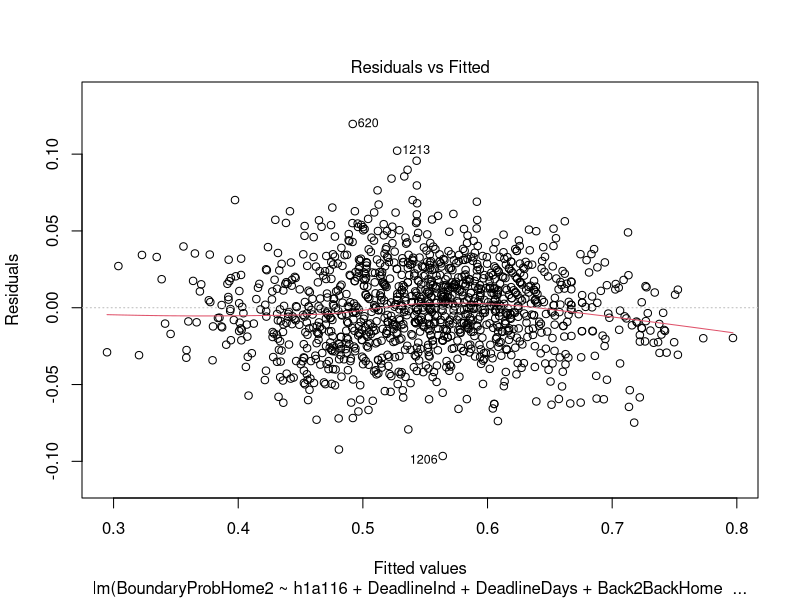
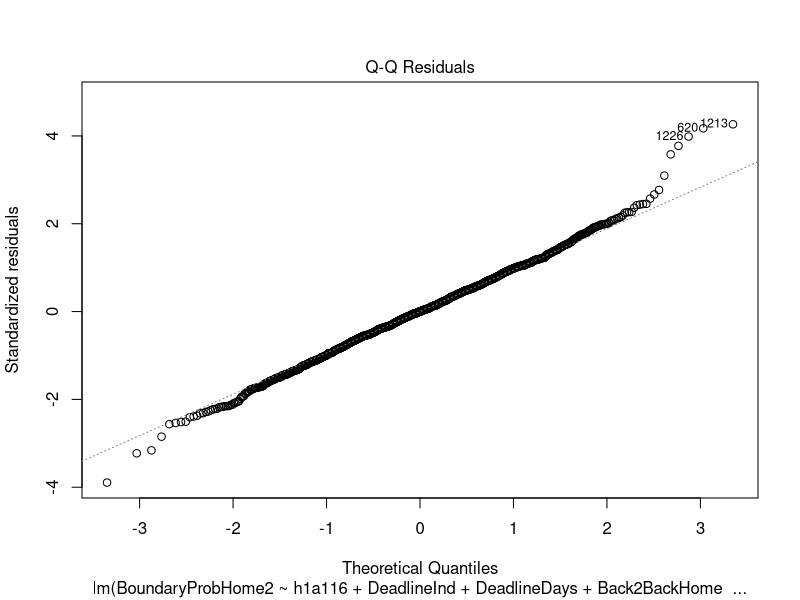
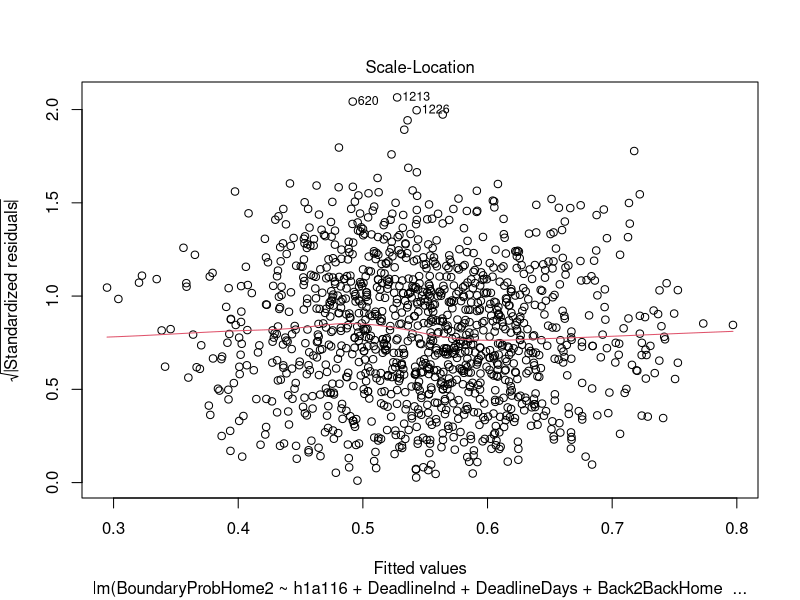
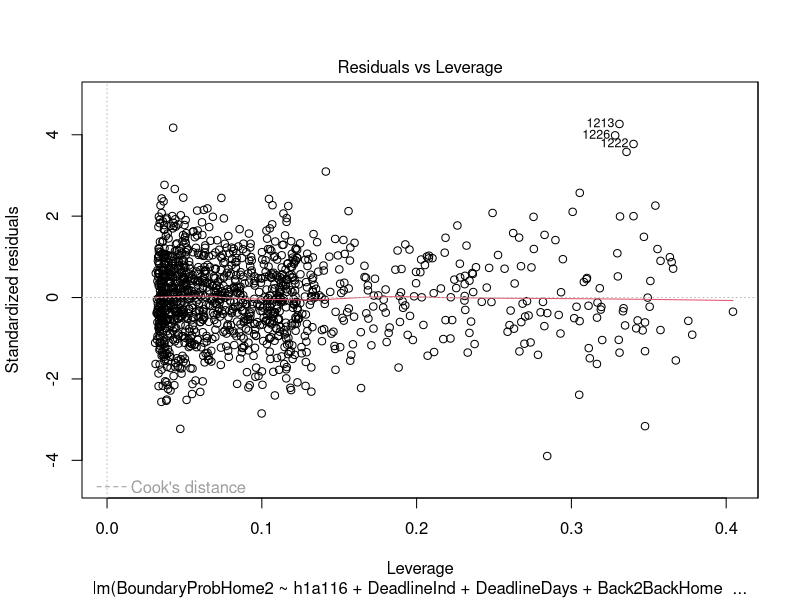
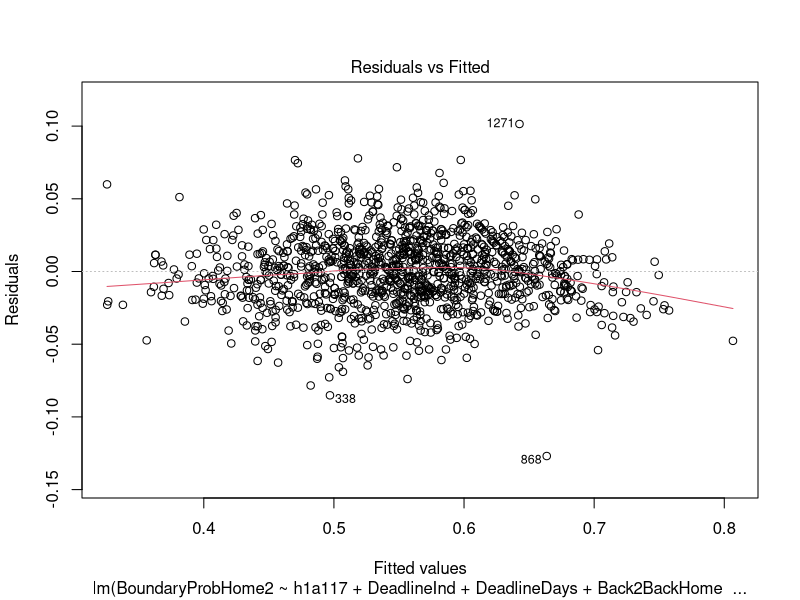
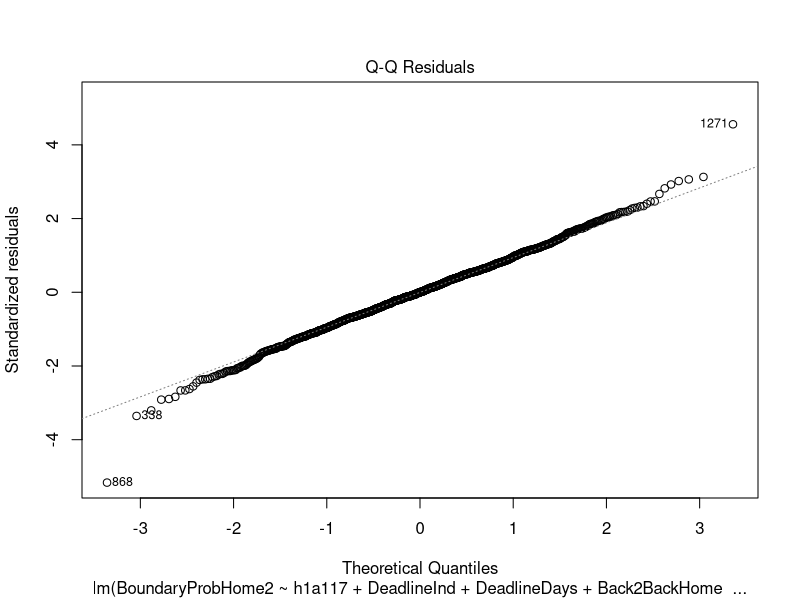
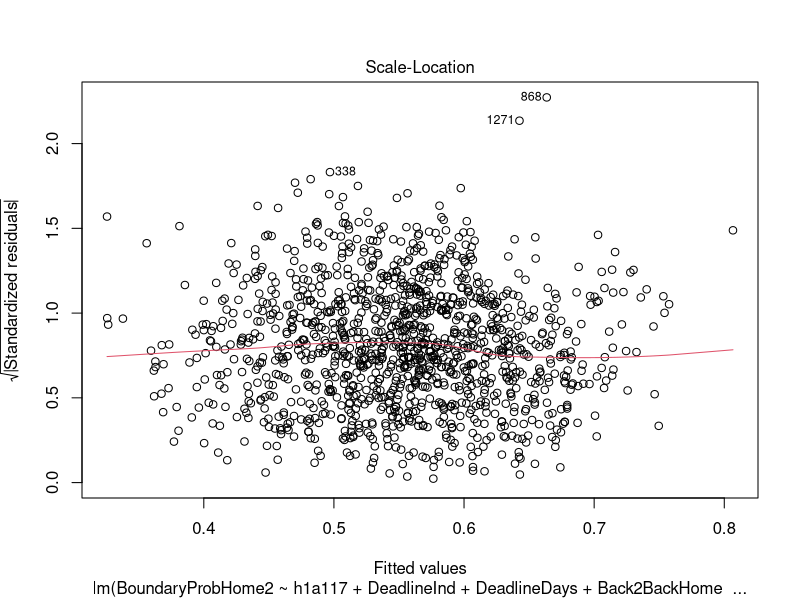
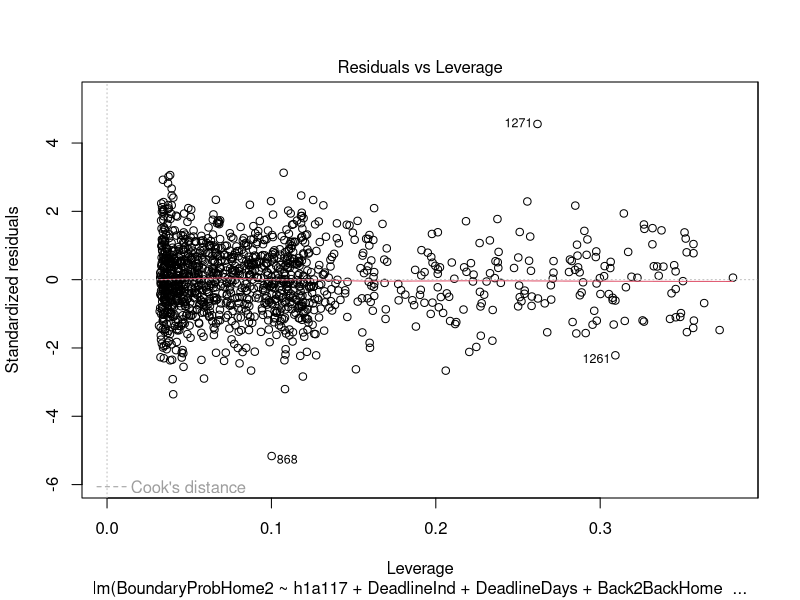

Here is the R script that generated these plots, in order:
library(tidyverse)
library(broom)
library(glmnet)


## 2016-2017
nhl_2016 <- readxl::read_xlsx("data/nhl odds 2016-17 (1).xlsx")

# trade deadline and date indicator variables
nhl_2016 <-
  nhl_2016 %>%
  mutate(Deadline = as.numeric(Date %in% c(301:611)),
         Year = as.numeric(Date %in% c(101:611)))

# adding date variable
nhl_2016 <- 
  nhl_2016 %>%
  mutate(Date = ifelse(Year == 0, paste(16, Date, sep = ""),
                       paste(17, Date, sep = "0")))

# convert date into a "date"
nhl_2016 <-
  nhl_2016 %>%
  mutate(Date = lubridate::ymd(Date))

# taking out playoff games
nhl_2016 <-
  nhl_2016 %>%
  filter(Date < "2017-4-12")

# making ID variable for game
nhl_2016$ID <- seq.int(nrow(nhl_2016))
nhl_2016 <-
  nhl_2016 %>%
  mutate(ID = as.integer(ID),
         ID = ID / 2,
         ID = ceiling(ID))

# indicator variable for days since trade deadline
nhl_2016 <-
  nhl_2016 %>%
  mutate(Deadline2 = Date - lubridate::ymd(20170301))

# indicator variable for whether a team played the day before
nhl_2016 <-
  nhl_2016 %>%
  group_by(Team) %>%
  mutate(Game = (c(1, diff(Date) > 1)))

# make data wider - each row is one game
nhl_2016_home<- nhl_2016 %>%
  filter(VH=="H")
nhl_2016_away<-nhl_2016 %>%
  filter(VH=="V")
nhl_2016_wide<-bind_cols(nhl_2016_home,nhl_2016_away)

# tidy wider data
nhl_2016_wide <- 
  nhl_2016_wide[, c(1, 2, 23, 21, 3, 4, 
                    25, 5, 26, 6, 27, 7, 
                    28, 8, 29, 9, 30, 10, 
                    31, 11, 32, 12, 33, 13, 
                    34, 14, 35, 15, 36, 16, 
                    37, 17, 18, 19, 20, 22, 
                    24, 38, 39, 40, 41, 42)]

nhl_2016_neat <- 
  nhl_2016_wide[-c(5, 25, 28, 36:41)]

nhl_2016_neat <-
  nhl_2016_neat %>%
  rename("Date" = Date...1,
         "Rot Home Team" = Rot...2,
         "Back2Back Home" = Game...21,
         "HomeTeam" =Team...4,
         "1st Home Team Goals" = `1st...5`,
         "2nd Home Team Goals" = `2nd...6`,
         "3rd Home Team Goals" = `3rd...7`,
         "FinalHome" = Final...8,
         "Open Home Team" = Open...9,
         "CloseHomeTeam" = Close...10,
         "Puck Line Home Team" = `Puck Line...11`,
         "Open OU" = `Open OU...13`,
         "Close OU" = `Close OU...36`,
         "DeadlineInd" = Deadline...17,
         "Year" = Year...18,
         "Game ID" = ID...19,
         "DeadlineDays" = Deadline2...20,
         "Rot Away Team" = Rot...23,
         "AwayTeam" =Team...25,
         "1st Away Team Goals" = `1st...26`,
         "2nd Away Team Goals" = `2nd...27`,
         "3rd Away Team Goals" = `3rd...28`,
         "FinalAway" = Final...29,
         "Open Away Team" = Open...30,
         "CloseAwayTeam" = Close...31,
         "Puck Line Away Team" = `Puck Line...32`,
         "Back2Back Away" = Game...42
  )

# market probabilities
nhl_2016_neat <-
  nhl_2016_neat %>%
  mutate(BoundaryProbHome = ifelse(CloseHomeTeam >= 100, 100/(CloseHomeTeam + 100),
                                   abs(CloseHomeTeam) / (100 + abs(CloseHomeTeam)))) 

nhl_2016_neat <-
  nhl_2016_neat %>%
  mutate(BoundaryProbAway = ifelse(CloseAwayTeam >= 100, 100/(CloseAwayTeam + 100),
                                   abs(CloseAwayTeam) / (100 + abs(CloseAwayTeam)))) 

nhl_2016 <- 
  nhl_2016 %>%
  mutate(BoundaryProb = ifelse(Close >= 100, 100/(Close + 100),
                               abs(Close) / (100 + abs(Close)))) 

nhl_2016_neat <-
  nhl_2016_neat %>%
  mutate(BoundaryProbHome2 = BoundaryProbHome / (BoundaryProbHome + BoundaryProbAway),
         BoundaryProbAway2 = BoundaryProbAway / (BoundaryProbAway + BoundaryProbHome))

# fixing back to back
nhl_2016_neat <-
  nhl_2016_neat %>%
  mutate(Back2BackHome = ifelse(`Back2Back Home` == 0, 1, 0),
         Back2BackAway = ifelse(`Back2Back Away` == 0, 1, 0))

# making model matrix for home team effect
h116 = model.matrix(~-1+nhl_2016_neat$HomeTeam)
a116 = model.matrix(~-1+nhl_2016_neat$AwayTeam)
h1a116 = h116-a116
h1a1_df16 <- as.data.frame(h1a116)
h1a1_df16 <-
  h1a1_df16 %>%
  mutate(ID = row_number())

# linear model
nhl_2016_neat <-
  nhl_2016_neat %>%
  mutate(DeadlineDays = as.numeric(DeadlineDays))

homeandaway_lm16 <- lm(BoundaryProbHome2 ~ h1a116 + 
                         DeadlineInd + DeadlineDays +
                         Back2BackHome + Back2BackAway +
                         h1a116 * DeadlineInd + 
                         h1a116 * DeadlineDays + 
                         h1a116 * DeadlineInd * DeadlineDays,
                       data = nhl_2016_neat)

summary(homeandaway_lm16)

plot(homeandaway_lm16)

# Calculating who won/lost trade deadline: Lasso
tidy_coef16 <- tidy(homeandaway_lm16)
# constructing lasso model
nhl_2016_neat <- 
  nhl_2016_neat %>%
  mutate(ID = row_number())

model_subset16 <-
  nhl_2016_neat %>%
  select("BoundaryProbHome2", "DeadlineInd",
         "DeadlineDays", "ID", "Back2BackHome",
         "Back2BackAway")

model_subset16 <-
  left_join(model_subset16, h1a1_df16, by = "ID")

model_subset16 <- subset(model_subset16, select = -ID)

# using model.matrix() function
model_y16 <-
  model_subset16$BoundaryProbHome2

model_x16 <- model.matrix(BoundaryProbHome2 ~ 
                            h1a116 + DeadlineInd + 
                            DeadlineDays + Back2BackHome +
                            Back2BackAway +
                            h1a116 * DeadlineInd + 
                            h1a116 * DeadlineDays + 
                            h1a116 * DeadlineInd * DeadlineDays,
                          data = model_subset16)[,-1]

# Lasso regression
fit_lasso_cv16 <- cv.glmnet(model_x16, model_y16, 
                            alpha = 1)

# finding who won/lost the trade deadline LASSO
tidy_coeffs16 <- coef(fit_lasso_cv16, s = "lambda.1se")
tidy_lasso_coef16 <- data.frame(name = tidy_coeffs16@Dimnames[[1]][tidy_coeffs16@i + 1], 
                                coefficient = tidy_coeffs16@x)

# cleaning to get coefficients
tidy_lasso_coef16 <- 
  rename(tidy_lasso_coef16, term = name)

tidy_lasso_coef16_tot <- left_join(tidy_coef16, tidy_lasso_coef16, by = "term")
tidy_lasso_coef16_2 <- tidy_lasso_coef16_tot[-c(2:5)] 
tidy_lasso_coef16_2[is.na(tidy_lasso_coef16_2)] = 0

# transposing df
tidy_lasso_coef16_2 <- t(tidy_lasso_coef16_2)
tidy_lasso_coef16_2 <- as.data.frame(tidy_lasso_coef16_2)

# tidying names
names(tidy_lasso_coef16_2) <- tidy_lasso_coef16_2[1,]
tidy_lasso_coef16_2 <- tidy_lasso_coef16_2[-1,]

# split by coefficients
hometeams <- tidy_lasso_coef16_2 %>%
  select(1:31)
deadlineind <- tidy_lasso_coef16_2 %>%
  select(DeadlineInd, 36:65)
deadlinedays <- tidy_lasso_coef16_2 %>%
  select(DeadlineDays, 66:95)
interaction <- tidy_lasso_coef16_2 %>%
  select(96:126)

# making data longer
hometeams2 <- gather(hometeams, Team, intercept, 2:31)
deadlineind2 <- gather(deadlineind, Team, deadline_indicator, 2:31)
deadlinedays2 <- gather(deadlinedays, Team, deadline_days, 2:31)
interaction2 <- gather(interaction, Team, deadline_interaction, 2:31)

# binding data set together
tidy_lasso_coef16_3 <- cbind(hometeams2, deadlineind2, deadlinedays2, interaction2)
tidy_lasso_coef16_3$Back2BackHome = tidy_lasso_coef16_2$Back2BackHome
tidy_lasso_coef16_3$Back2BackAway = tidy_lasso_coef16_2$Back2BackAway


# setting NAs to 0
tidy_lasso_coef16_3[is.na(tidy_lasso_coef16_3)] <- 0

# tidying
tidy_lasso_coef16_clean <- tidy_lasso_coef16_3[,-c(5,8,11)]
names(tidy_lasso_coef16_clean)[1] <- "main_intercept"

tidy_lasso_coef16_clean<-
  tidy_lasso_coef16_clean %>%
  mutate(
    main_intercept = as.numeric(main_intercept),
    intercept = as.numeric(intercept),
    DeadlineInd = as.numeric(DeadlineInd),
    deadline_indicator = as.numeric(deadline_indicator),
    DeadlineDays = as.numeric(DeadlineDays),
    deadline_days = as.numeric(deadline_days),
    `DeadlineInd:DeadlineDays` = as.numeric(`DeadlineInd:DeadlineDays`),
    deadline_interaction = as.numeric(deadline_interaction),
  )

tidy_lasso_coef16_fin <-
  tidy_lasso_coef16_clean %>%
  mutate(
    beforedeadline = main_intercept + intercept,
    atdeadline = main_intercept + intercept + (DeadlineInd + deadline_indicator),
    predictedend = main_intercept + intercept + (DeadlineInd + deadline_indicator) + 40 * (DeadlineDays + deadline_days + `DeadlineInd:DeadlineDays` + deadline_interaction),
    firstlinepredictedend = main_intercept + intercept + 40 * (DeadlineDays + deadline_days),
    diffat0 = atdeadline - beforedeadline,
    diffat40 = predictedend - firstlinepredictedend
  )


# saving data frame of coefficients and neat data
write.csv(tidy_lasso_coef16_fin, "data/coefs2016.csv")
write.csv(nhl_2016_neat, "data/nhl_2016_neat.csv")

# creating a "model" dataset including home team effect and Boundary Prob
h1a1_df16 <- as.data.frame(h1a116)
nhl_2016_neat <- 
  nhl_2016_neat %>%
  mutate(ID = row_number())
h1a1_df16 <-
  h1a1_df16 %>%
  mutate(ID = row_number())

model_subset16 <-
  nhl_2016_neat %>%
  select("BoundaryProbHome2", "BoundaryProbAway2", 
         "HomeTeam", 
         "AwayTeam",
         "DeadlineInd", 
         "DeadlineDays", "ID")

model_subset16 <- left_join(model_subset16, h1a1_df16,
                          by = "ID")

model_subset16 <- subset(model_subset16, select = -ID)

model_subset16 <-
  model_subset16 %>%
  mutate(DeadlineDays = as.numeric(DeadlineDays))

model_subset16 <-
  model_subset16 %>%
  rename("Anaheim" = `nhl_2016_neat$HomeTeamAnaheim`,
         "Arizona" = `nhl_2016_neat$HomeTeamArizona`,
         "Boston" =`nhl_2016_neat$HomeTeamBoston`,
         "Buffalo" = `nhl_2016_neat$HomeTeamBuffalo`,
         "Calgary" = `nhl_2016_neat$HomeTeamCalgary`,
         "Carolina" = `nhl_2016_neat$HomeTeamCarolina`,
         "Chicago" = `nhl_2016_neat$HomeTeamChicago`,
         "Colorado" = `nhl_2016_neat$HomeTeamColorado`,
         "Columbus" = `nhl_2016_neat$HomeTeamColumbus`,
         "Dallas" = `nhl_2016_neat$HomeTeamDallas`,
         "Detroit" = `nhl_2016_neat$HomeTeamDetroit`,
         "Edmonton" = `nhl_2016_neat$HomeTeamEdmonton`,
         "Florida" = `nhl_2016_neat$HomeTeamFlorida`,
         "LosAngeles" = `nhl_2016_neat$HomeTeamLosAngeles`,
         "Minnesota" = `nhl_2016_neat$HomeTeamMinnesota`,
         "Montreal" = `nhl_2016_neat$HomeTeamMontreal`,
         "Nashville" = `nhl_2016_neat$HomeTeamNashville`,
         "NewJersey" =`nhl_2016_neat$HomeTeamNewJersey`,
         "NYIslanders" = `nhl_2016_neat$HomeTeamNYIslanders`,
         "NYRangers" = `nhl_2016_neat$HomeTeamNYRangers`,
         "Ottawa" = `nhl_2016_neat$HomeTeamOttawa`,
         "Philadelphia" = `nhl_2016_neat$HomeTeamPhiladelphia`,
         "Pittsburgh" = `nhl_2016_neat$HomeTeamPittsburgh`,
         "SanJose" = `nhl_2016_neat$HomeTeamSanJose`,
         "St.Louis" = `nhl_2016_neat$HomeTeamSt.Louis`,
         "TampaBay" = `nhl_2016_neat$HomeTeamTampaBay`,
         "Toronto" = `nhl_2016_neat$HomeTeamToronto`,
         "Vancouver" = `nhl_2016_neat$HomeTeamVancouver`,
         "Washington" = `nhl_2016_neat$HomeTeamWashington`,
         "Winnipeg" = `nhl_2016_neat$HomeTeamWinnipeg`
  )


# Need to add Vegas, which will just be 0
model_subset16 <-
  model_subset16 %>%
  mutate(Vegas = 0)
model_subset16 = model_subset16[,c(1:34, 37, 35, 36)]


write.csv(model_subset16, "data/model_subset16.csv")


## 2017-2018
# loading data
nhl_2017 <- readxl::read_xlsx("data/nhl odds 2017-18.xlsx")

# trade deadline and date indicator variables
nhl_2017 <-
  nhl_2017 %>%
  mutate(Deadline = as.numeric(Date %in% c(226:607)),
         Year = as.numeric(Date %in% c(101:607)))

# adding date variable
nhl_2017 <-
  nhl_2017 %>%
  mutate(Date = ifelse(Year == 0, paste(2017, Date, sep = ""),
                       paste(2018, Date, sep = "0")))

# convert date into a "date"
nhl_2017 <-
  nhl_2017 %>%
  mutate(Date = lubridate::ymd(Date))

# taking out playoff games
nhl_2017 <-
  nhl_2017 %>%
  filter(Date < "2018-4-11")

# making ID variable for game
nhl_2017$ID <- seq.int(nrow(nhl_2017))
nhl_2017 <-
  nhl_2017 %>%
  mutate(ID = as.integer(ID),
         ID = ID / 2,
         ID = ceiling(ID))

# indicator variable for days since trade deadline
nhl_2017 <-
  nhl_2017 %>%
  mutate(Deadline2 = Date - lubridate::ymd(20180226))

# indicator variable for whether a team played the day before
nhl_2017 <-
  nhl_2017 %>%
  group_by(Team) %>%
  mutate(Game = (c(1, diff(Date) > 1)))

# make data wider - each row is one game
nhl_2017_home <- nhl_2017 %>%
  filter(VH == "H")
nhl_2017_away <- nhl_2017 %>%
  filter(VH == "V")
nhl_2017_wide<-bind_cols(nhl_2017_home,nhl_2017_away)

# tidy wider data
nhl_2017_wide <- 
  nhl_2017_wide[, c(1, 2, 23, 21, 3, 
                    4, 25, 5, 26, 6, 
                    27, 7, 28, 8, 29, 
                    9, 30, 10, 31, 11, 
                    32, 12, 33, 13, 34, 
                    14, 35, 15, 36, 16, 
                    37, 17, 18, 19, 20, 
                    22, 24, 38, 39, 40, 
                    41, 42)]

nhl_2017_neat <- 
  nhl_2017_wide[-c(5, 25, 28, 36:41)]

nhl_2017_neat <-
  nhl_2017_neat %>%
  rename("Date" = Date...1,
         "Rot Home Team" = Rot...2,
         "Back2Back Home" = Game...21,
         "HomeTeam" =Team...4,
         "1st Home Team Goals" = `1st...5`,
         "2nd Home Team Goals" = `2nd...6`,
         "3rd Home Team Goals" = `3rd...7`,
         "FinalHome" = Final...8,
         "Open Home Team" = Open...9,
         "CloseHomeTeam" = Close...10,
         "Puck Line Home Team" = `Puck Line...11`,
         "Open OU" = `Open OU...13`,
         "Close OU" = `Close OU...36`,
         "DeadlineInd" = Deadline...17,
         "Year" = Year...18,
         "Game ID" = ID...19,
         "DeadlineDays" = Deadline2...20,
         "Rot Away Team" = Rot...23,
         "AwayTeam" =Team...25,
         "1st Away Team Goals" = `1st...26`,
         "2nd Away Team Goals" = `2nd...27`,
         "3rd Away Team Goals" = `3rd...28`,
         "FinalAway" = Final...29,
         "Open Away Team" = Open...30,
         "CloseAwayTeam" = Close...31,
         "Puck Line Away Team" = `Puck Line...32`,
         "Back2Back Away" = Game...42
  )

# Market Probabilities
nhl_2017_neat <-
  nhl_2017_neat %>%
  mutate(BoundaryProbHome = ifelse(CloseHomeTeam >= 100, 100/(CloseHomeTeam + 100), abs(CloseHomeTeam) / (100 + abs(CloseHomeTeam)))) 

nhl_2017_neat <-
  nhl_2017_neat %>%
  mutate(BoundaryProbAway = ifelse(CloseAwayTeam >= 100, 100/(CloseAwayTeam + 100), abs(CloseAwayTeam) / (100 + abs(CloseAwayTeam)))) 

nhl_2017 <- 
  nhl_2017 %>%
  mutate(BoundaryProb = ifelse(Close >= 100, 100/(Close + 100), abs(Close) / (100 + abs(Close)))) 

nhl_2017_neat <-
  nhl_2017_neat %>%
  mutate(BoundaryProbHome2 = BoundaryProbHome / (BoundaryProbHome + BoundaryProbAway),
         BoundaryProbAway2 = BoundaryProbAway / (BoundaryProbAway + BoundaryProbHome))

# fixing back to back
nhl_2017_neat <-
  nhl_2017_neat %>%
  mutate(Back2BackHome = ifelse(`Back2Back Home` == 0, 1, 0),
         Back2BackAway = ifelse(`Back2Back Away` == 0, 1, 0))

# Making Model Matrix for Home Team Effect
h117 = model.matrix(~-1+nhl_2017_neat$HomeTeam)
a117 = model.matrix(~-1+nhl_2017_neat$AwayTeam)
h1a117 = h117-a117
h1a1_df17 <- as.data.frame(h1a117)
h1a1_df17 <-
  h1a1_df17 %>%
  mutate(ID = row_number())

# Linear Model
nhl_2017_neat <-
  nhl_2017_neat %>%
  mutate(DeadlineDays = as.numeric(DeadlineDays))

homeandaway_lm17 <- lm(BoundaryProbHome2 ~ h1a117 + DeadlineInd + 
                         DeadlineDays + Back2BackHome +
                         Back2BackAway + h1a117 * DeadlineInd + 
                         h1a117 * DeadlineDays + 
                         h1a117 * DeadlineInd * DeadlineDays,
                       data = nhl_2017_neat)

summary(homeandaway_lm17)

plot(homeandaway_lm17)

## Calculating who won/lost trade deadline: Lasso Model
tidy_coef17 <- tidy(homeandaway_lm17)

# constructing lasso model
nhl_2017_neat <- 
  nhl_2017_neat %>%
  mutate(ID = row_number())

model_subset17 <-
  nhl_2017_neat %>%
  select("BoundaryProbHome2", "DeadlineInd",
         "DeadlineDays", "ID", "Back2BackHome",
         "Back2BackAway")

model_subset17 <-
  left_join(model_subset17, h1a1_df17, by = "ID")

model_subset17 <- subset(model_subset17, select = -ID)

# using model.matrix() function
model_y17 <-
  model_subset17$BoundaryProbHome2

model_x17 <- model.matrix(BoundaryProbHome2 ~ 
                            h1a117 + DeadlineInd + 
                            DeadlineDays + 
                            h1a117 * DeadlineInd + 
                            h1a117 * DeadlineDays + 
                            h1a117 * DeadlineInd * DeadlineDays +
                            Back2BackHome + Back2BackAway,
                          data = model_subset17)[,-1]

# Lasso regression
fit_lasso_cv17 <- cv.glmnet(model_x17, model_y17, 
                          alpha = 1)

# finding who won/lost the trade deadline LASSO
tidy_coeffs17 <- coef(fit_lasso_cv17, s = "lambda.1se")
tidy_lasso_coef17 <- data.frame(name = tidy_coeffs17@Dimnames[[1]][tidy_coeffs17@i + 1], 
                                coefficient = tidy_coeffs17@x)

tidy_lasso_coef17 <- rename(tidy_lasso_coef17, term = name)

tidy_lasso_coef17_tot <- left_join(tidy_coef17, tidy_lasso_coef17, by = "term")
tidy_lasso_coef17_2 <- tidy_lasso_coef17_tot[-c(2:5)] 
tidy_lasso_coef17_2[is.na(tidy_lasso_coef17_2)] = 0

# transposing df
tidy_lasso_coef17_2 <- t(tidy_lasso_coef17_2)
tidy_lasso_coef17_2 <- as.data.frame(tidy_lasso_coef17_2)

# tidying names
names(tidy_lasso_coef17_2) <- tidy_lasso_coef17_2[1,]
tidy_lasso_coef17_2 <- tidy_lasso_coef17_2[-1,]

# split by coefficients
hometeams <- tidy_lasso_coef17_2 %>%
  select(1:32)
deadlineind <- tidy_lasso_coef17_2 %>%
  select(DeadlineInd, 37:67)
deadlinedays <- tidy_lasso_coef17_2 %>%
  select(DeadlineDays, 68:98)
interaction <- tidy_lasso_coef17_2 %>%
  select(99:130)

# making data longer
hometeams2 <- gather(hometeams, Team, intercept, 2:32)
deadlineind2 <- gather(deadlineind, Team, deadline_indicator, 2:32)
deadlinedays2 <- gather(deadlinedays, Team, deadline_days, 2:32)
interaction2 <- gather(interaction, Team, deadline_interaction, 2:32)

# binding data set together
tidy_lasso_coef17_3 <- cbind(hometeams2, deadlineind2, deadlinedays2, interaction2)
tidy_lasso_coef17_3$Back2BackHome <- tidy_lasso_coef17_2$Back2BackHome
tidy_lasso_coef17_3$Back2BackAway <- tidy_lasso_coef17_2$Back2BackAway

# setting NAs to 0
tidy_lasso_coef17_3[is.na(tidy_lasso_coef17_3)] <- 0

# tidying
tidy_lasso_coef17_clean <- tidy_lasso_coef17_3[,-c(5,8,11)]
names(tidy_lasso_coef17_clean)[1] <- "main_intercept"

tidy_lasso_coef17_clean<-
  tidy_lasso_coef17_clean %>%
  mutate(
    main_intercept = as.numeric(main_intercept),
    intercept = as.numeric(intercept),
    DeadlineInd = as.numeric(DeadlineInd),
    deadline_indicator = as.numeric(deadline_indicator),
    DeadlineDays = as.numeric(DeadlineDays),
    deadline_days = as.numeric(deadline_days),
    `DeadlineInd:DeadlineDays` = as.numeric(`DeadlineInd:DeadlineDays`),
    deadline_interaction = as.numeric(deadline_interaction),
  )

tidy_lasso_coef17_fin <-
  tidy_lasso_coef17_clean %>%
  mutate(
    beforedeadline = main_intercept + intercept,
    atdeadline = main_intercept + intercept + (DeadlineInd + deadline_indicator),
    predictedend = main_intercept + intercept + (DeadlineInd + deadline_indicator) + 40 * (DeadlineDays + deadline_days + `DeadlineInd:DeadlineDays` + deadline_interaction),
    firstlinepredictedend = main_intercept + intercept + 40 * (DeadlineDays + deadline_days),
    diffat0 = atdeadline - beforedeadline,
    diffat40 = predictedend - firstlinepredictedend
  )





# saving data frame of coefficients
write.csv(tidy_lasso_coef17_fin, "data/coefs2017.csv")
write.csv(nhl_2017_neat, "data/nhl_2017_neat.csv")


# creating a "model" dataset including home team effect and Boundary Prob
h1a1_df <- as.data.frame(h1a117)
nhl_2017_neat <- 
  nhl_2017_neat %>%
  mutate(ID = row_number())
h1a1_df <-
  h1a1_df %>%
  mutate(ID = row_number())

model_subset <-
  nhl_2017_neat %>%
  select("BoundaryProbHome2", "BoundaryProbAway2", 
         "HomeTeam", 
         "AwayTeam",
         "DeadlineInd", 
         "DeadlineDays", "ID")

model_subset <- left_join(model_subset, h1a1_df,
                          by = "ID")

model_subset <- subset(model_subset, select = -ID)

model_subset <-
  model_subset %>%
  mutate(DeadlineDays = as.numeric(DeadlineDays))

model_subset17 <-
  model_subset %>%
  rename("Anaheim" = `nhl_2017_neat$HomeTeamAnaheim`,
         "Arizona" = `nhl_2017_neat$HomeTeamArizona`,
         "Boston" =`nhl_2017_neat$HomeTeamBoston`,
         "Buffalo" = `nhl_2017_neat$HomeTeamBuffalo`,
         "Calgary" = `nhl_2017_neat$HomeTeamCalgary`,
         "Carolina" = `nhl_2017_neat$HomeTeamCarolina`,
         "Chicago" = `nhl_2017_neat$HomeTeamChicago`,
         "Colorado" = `nhl_2017_neat$HomeTeamColorado`,
         "Columbus" = `nhl_2017_neat$HomeTeamColumbus`,
         "Dallas" = `nhl_2017_neat$HomeTeamDallas`,
         "Detroit" = `nhl_2017_neat$HomeTeamDetroit`,
         "Edmonton" = `nhl_2017_neat$HomeTeamEdmonton`,
         "Florida" = `nhl_2017_neat$HomeTeamFlorida`,
         "LosAngeles" = `nhl_2017_neat$HomeTeamLosAngeles`,
         "Minnesota" = `nhl_2017_neat$HomeTeamMinnesota`,
         "Montreal" = `nhl_2017_neat$HomeTeamMontreal`,
         "Nashville" = `nhl_2017_neat$HomeTeamNashville`,
         "NewJersey" =`nhl_2017_neat$HomeTeamNewJersey`,
         "NYIslanders" = `nhl_2017_neat$HomeTeamNYIslanders`,
         "NYRangers" = `nhl_2017_neat$HomeTeamNYRangers`,
         "Ottawa" = `nhl_2017_neat$HomeTeamOttawa`,
         "Philadelphia" = `nhl_2017_neat$HomeTeamPhiladelphia`,
         "Pittsburgh" = `nhl_2017_neat$HomeTeamPittsburgh`,
         "SanJose" = `nhl_2017_neat$HomeTeamSanJose`,
         "St.Louis" = `nhl_2017_neat$HomeTeamSt.Louis`,
         "TampaBay" = `nhl_2017_neat$HomeTeamTampaBay`,
         "Toronto" = `nhl_2017_neat$HomeTeamToronto`,
         "Vancouver" = `nhl_2017_neat$HomeTeamVancouver`,
         "Vegas" = `nhl_2017_neat$HomeTeamVegas`,
         "Washington" = `nhl_2017_neat$HomeTeamWashington`,
         "Winnipeg" = `nhl_2017_neat$HomeTeamWinnipeg`
  )

write.csv(model_subset17, "data/model_subset.csv")

## 2018-2019
# loading data
nhl_2018 <- readxl::read_xlsx("data/nhl odds 2018-19 (1).xlsx")

# trade deadline and date indicator variables
nhl_2018 <-
  nhl_2018 %>%
  mutate(Deadline = as.numeric(Date %in% c(225:607)),
         Year = as.numeric(Date %in% c(101:607)))

# adding date variable
nhl_2018 <-
  nhl_2018 %>%
  mutate(Date = ifelse(Year == 0, paste(2018, Date, sep = ""),
                       paste(2019, Date, sep = "0")))

# convert date into a "date"
nhl_2018 <-
  nhl_2018 %>%
  mutate(Date = lubridate::ymd(Date))

# taking out playoff games
nhl_2018 <-
  nhl_2018 %>%
  filter(Date < "2019-4-10")

# making ID variable for game
nhl_2018$ID <- seq.int(nrow(nhl_2018))
nhl_2018 <-
  nhl_2018 %>%
  mutate(ID = as.integer(ID),
         ID = ID / 2,
         ID = ceiling(ID))

# indicator variable for days since trade deadline
nhl_2018 <-
  nhl_2018 %>%
  mutate(Deadline2 = Date - lubridate::ymd(20190225))

# indicator variable for whether a team played the day before
nhl_2018 <-
  nhl_2018 %>%
  group_by(Team) %>%
  mutate(Game = (c(1, diff(Date) > 1)))

# make data wider - each row is one game
nhl_2018_home <- nhl_2018 %>%
  filter(VH == "H")
nhl_2018_away <- nhl_2018 %>%
  filter(VH == "V")
nhl_2018_wide<-bind_cols(nhl_2018_home,nhl_2018_away)

# tidy wider data
nhl_2018_wide <- 
  nhl_2018_wide[, c(1, 2, 23, 21, 3, 4, 
                    25, 5, 26, 6, 27, 7, 
                    28, 8, 29, 9, 30, 10, 
                    31, 11, 32, 12, 33, 13, 
                    34, 14, 35, 15, 36, 16, 
                    37, 17, 18, 19, 20, 22, 
                    24, 38, 39, 40, 41, 42)]

nhl_2018_neat <- 
  nhl_2018_wide[-c(5, 25, 28, 36:41)]

nhl_2018_neat <-
  nhl_2018_neat %>%
  rename("Date" = Date...1,
         "Rot Home Team" = Rot...2,
         "Back2Back Home" = Game...21,
         "HomeTeam" =Team...4,
         "1st Home Team Goals" = `1st...5`,
         "2nd Home Team Goals" = `2nd...6`,
         "3rd Home Team Goals" = `3rd...7`,
         "FinalHome" = Final...8,
         "Open Home Team" = Open...9,
         "CloseHomeTeam" = Close...10,
         "Puck Line Home Team" = `Puck Line...11`,
         "Open OU" = `Open OU...13`,
         "Close OU" = `Close OU...36`,
         "DeadlineInd" = Deadline...17,
         "Year" = Year...18,
         "Game ID" = ID...19,
         "DeadlineDays" = Deadline2...20,
         "Rot Away Team" = Rot...23,
         "AwayTeam" =Team...25,
         "1st Away Team Goals" = `1st...26`,
         "2nd Away Team Goals" = `2nd...27`,
         "3rd Away Team Goals" = `3rd...28`,
         "FinalAway" = Final...29,
         "Open Away Team" = Open...30,
         "CloseAwayTeam" = Close...31,
         "Puck Line Away Team" = `Puck Line...32`,
         "Back2Back Away" = Game...42
  )

# Market Probabilities
nhl_2018_neat <-
  nhl_2018_neat %>%
  mutate(BoundaryProbHome = ifelse(CloseHomeTeam >= 100, 100/(CloseHomeTeam + 100), abs(CloseHomeTeam) / (100 + abs(CloseHomeTeam)))) 

nhl_2018_neat <-
  nhl_2018_neat %>%
  mutate(BoundaryProbAway = ifelse(CloseAwayTeam >= 100, 100/(CloseAwayTeam + 100), abs(CloseAwayTeam) / (100 + abs(CloseAwayTeam)))) 

nhl_2018 <- 
  nhl_2018 %>%
  mutate(BoundaryProb = ifelse(Close >= 100, 100/(Close + 100), abs(Close) / (100 + abs(Close)))) 

nhl_2018_neat <-
  nhl_2018_neat %>%
  mutate(BoundaryProbHome2 = BoundaryProbHome / (BoundaryProbHome + BoundaryProbAway),
         BoundaryProbAway2 = BoundaryProbAway / (BoundaryProbAway + BoundaryProbHome))

nhl_2018_neat <-
  nhl_2018_neat %>%
  mutate(Back2BackHome = ifelse(`Back2Back Home` == 0, 1, 0),
         Back2BackAway = ifelse(`Back2Back Away` == 0, 1, 0))

# Making Model Matrix for Home Team Effect
h118 = model.matrix(~-1+nhl_2018_neat$HomeTeam)
a118 = model.matrix(~-1+nhl_2018_neat$AwayTeam)
h1a118 = h118-a118
h1a1_df18 <- as.data.frame(h1a118)
h1a1_df18 <-
  h1a1_df18 %>%
  mutate(ID = row_number())

# Linear Model
nhl_2018_neat <-
  nhl_2018_neat %>%
  mutate(DeadlineDays = as.numeric(DeadlineDays))

homeandaway_lm18 <- lm(BoundaryProbHome2 ~ h1a118 + DeadlineInd +
                       DeadlineDays + Back2BackHome + Back2BackAway +
                         h1a118 * DeadlineInd + 
                         h1a118 * DeadlineDays + 
                         h1a118 * DeadlineInd * DeadlineDays,
                       data = nhl_2018_neat)

summary(homeandaway_lm18)

plot(homeandaway_lm18)

## Calculating who won/lost trade deadline: Lasso Model
tidy_coef18 <- tidy(homeandaway_lm18)

# constructing lasso model
nhl_2018_neat <- 
  nhl_2018_neat %>%
  mutate(ID = row_number())

model_subset18 <-
  nhl_2018_neat %>%
  select("BoundaryProbHome2", "DeadlineInd",
         "DeadlineDays", "ID", "Back2BackHome",
         "Back2BackAway")

model_subset18 <-
  left_join(model_subset18, h1a1_df18, by = "ID")

model_subset18 <- subset(model_subset18, select = -ID)

# using model.matrix() function
model_y18 <-
  model_subset18$BoundaryProbHome2

model_x18 <- model.matrix(BoundaryProbHome2 ~ 
                            h1a118 + DeadlineInd + 
                            DeadlineDays + Back2BackHome +
                            Back2BackAway +
                            h1a118 * DeadlineInd + 
                            h1a118 * DeadlineDays + 
                            h1a118 * DeadlineInd * DeadlineDays,
                          data = model_subset18)[,-1]

# Lasso regression
fit_lasso_cv18 <- cv.glmnet(model_x18, model_y18, 
                            alpha = 1)

# finding who won/lost the trade deadline LASSO
tidy_coeffs18 <- coef(fit_lasso_cv18, s = "lambda.1se")
tidy_lasso_coef18 <- data.frame(name = tidy_coeffs18@Dimnames[[1]][tidy_coeffs18@i + 1], 
                                coefficient = tidy_coeffs18@x)

tidy_lasso_coef18 <- rename(tidy_lasso_coef18, term = name)

tidy_lasso_coef18_tot <- left_join(tidy_coef18, tidy_lasso_coef18, by = "term")
tidy_lasso_coef18_2 <- tidy_lasso_coef18_tot[-c(2:5)] 
tidy_lasso_coef18_2[is.na(tidy_lasso_coef18_2)] = 0

# transposing df
tidy_lasso_coef18_2 <- t(tidy_lasso_coef18_2)
tidy_lasso_coef18_2 <- as.data.frame(tidy_lasso_coef18_2)

# tidying names
names(tidy_lasso_coef18_2) <- tidy_lasso_coef18_2[1,]
tidy_lasso_coef18_2 <- tidy_lasso_coef18_2[-1,]

# split by coefficients
hometeams <- tidy_lasso_coef18_2 %>%
  select(1:32)
deadlineind <- tidy_lasso_coef18_2 %>%
  select(DeadlineInd, 37:67)
deadlinedays <- tidy_lasso_coef18_2 %>%
  select(DeadlineDays, 68:98)
interaction <- tidy_lasso_coef18_2 %>%
  select(99:130)

# making data longer
hometeams2 <- gather(hometeams, Team, intercept, 2:32)
deadlineind2 <- gather(deadlineind, Team, deadline_indicator, 2:32)
deadlinedays2 <- gather(deadlinedays, Team, deadline_days, 2:32)
interaction2 <- gather(interaction, Team, deadline_interaction, 2:32)

# binding data set together
tidy_lasso_coef18_3 <- cbind(hometeams2, deadlineind2, deadlinedays2, interaction2)
tidy_lasso_coef18_3$Back2BackHome = tidy_lasso_coef18_2$Back2BackHome
tidy_lasso_coef18_3$Back2BackAway = tidy_lasso_coef18_2$Back2BackAway


# setting NAs to 0
tidy_lasso_coef18_3[is.na(tidy_lasso_coef18_3)] <- 0

# tidying
tidy_lasso_coef18_clean <- tidy_lasso_coef18_3[,-c(5,8,11)]
names(tidy_lasso_coef18_clean)[1] <- "main_intercept"

tidy_lasso_coef18_clean<-
  tidy_lasso_coef18_clean %>%
  mutate(
    main_intercept = as.numeric(main_intercept),
    intercept = as.numeric(intercept),
    DeadlineInd = as.numeric(DeadlineInd),
    deadline_indicator = as.numeric(deadline_indicator),
    DeadlineDays = as.numeric(DeadlineDays),
    deadline_days = as.numeric(deadline_days),
    `DeadlineInd:DeadlineDays` = as.numeric(`DeadlineInd:DeadlineDays`),
    deadline_interaction = as.numeric(deadline_interaction),
  )

tidy_lasso_coef18_fin <-
  tidy_lasso_coef18_clean %>%
  mutate(
    beforedeadline = main_intercept + intercept,
    atdeadline = main_intercept + intercept + (DeadlineInd + deadline_indicator),
    predictedend = main_intercept + intercept + (DeadlineInd + deadline_indicator) + 40 * (DeadlineDays + deadline_days + `DeadlineInd:DeadlineDays` + deadline_interaction),
    firstlinepredictedend = main_intercept + intercept + 40 * (DeadlineDays + deadline_days),
    diffat0 = atdeadline - beforedeadline,
    diffat40 = predictedend - firstlinepredictedend
  )





# saving data frame of coefficients
write.csv(tidy_lasso_coef18_fin, "data/coefs2018.csv")
write.csv(nhl_2018_neat, "data/nhl_2018_neat.csv")


# creating a "model" dataset including home team effect and Boundary Prob
h1a1_df18 <- as.data.frame(h1a118)
nhl_2018_neat <- 
  nhl_2018_neat %>%
  mutate(ID = row_number())
h1a1_df18 <-
  h1a1_df18 %>%
  mutate(ID = row_number())

model_subset18 <-
  nhl_2018_neat %>%
  select("BoundaryProbHome2", "BoundaryProbAway2", 
         "HomeTeam", 
         "AwayTeam",
         "DeadlineInd", 
         "DeadlineDays", "ID")

model_subset18 <- left_join(model_subset18, h1a1_df18,
                          by = "ID")

model_subset18 <- subset(model_subset18, select = -ID)

model_subset18 <-
  model_subset18 %>%
  mutate(DeadlineDays = as.numeric(DeadlineDays))

model_subset18 <-
  model_subset18 %>%
  rename("Anaheim" = `nhl_2018_neat$HomeTeamAnaheim`,
         "Arizona" = `nhl_2018_neat$HomeTeamArizona`,
         "Boston" =`nhl_2018_neat$HomeTeamBoston`,
         "Buffalo" = `nhl_2018_neat$HomeTeamBuffalo`,
         "Calgary" = `nhl_2018_neat$HomeTeamCalgary`,
         "Carolina" = `nhl_2018_neat$HomeTeamCarolina`,
         "Chicago" = `nhl_2018_neat$HomeTeamChicago`,
         "Colorado" = `nhl_2018_neat$HomeTeamColorado`,
         "Columbus" = `nhl_2018_neat$HomeTeamColumbus`,
         "Dallas" = `nhl_2018_neat$HomeTeamDallas`,
         "Detroit" = `nhl_2018_neat$HomeTeamDetroit`,
         "Edmonton" = `nhl_2018_neat$HomeTeamEdmonton`,
         "Florida" = `nhl_2018_neat$HomeTeamFlorida`,
         "LosAngeles" = `nhl_2018_neat$HomeTeamLosAngeles`,
         "Minnesota" = `nhl_2018_neat$HomeTeamMinnesota`,
         "Montreal" = `nhl_2018_neat$HomeTeamMontreal`,
         "Nashville" = `nhl_2018_neat$HomeTeamNashville`,
         "NewJersey" =`nhl_2018_neat$HomeTeamNewJersey`,
         "NYIslanders" = `nhl_2018_neat$HomeTeamNYIslanders`,
         "NYRangers" = `nhl_2018_neat$HomeTeamNYRangers`,
         "Ottawa" = `nhl_2018_neat$HomeTeamOttawa`,
         "Philadelphia" = `nhl_2018_neat$HomeTeamPhiladelphia`,
         "Pittsburgh" = `nhl_2018_neat$HomeTeamPittsburgh`,
         "SanJose" = `nhl_2018_neat$HomeTeamSanJose`,
         "St.Louis" = `nhl_2018_neat$HomeTeamSt.Louis`,
         "TampaBay" = `nhl_2018_neat$HomeTeamTampaBay`,
         "Toronto" = `nhl_2018_neat$HomeTeamToronto`,
         "Vancouver" = `nhl_2018_neat$HomeTeamVancouver`,
         "Vegas" = `nhl_2018_neat$HomeTeamVegas`,
         "Washington" = `nhl_2018_neat$HomeTeamWashington`,
         "Winnipeg" = `nhl_2018_neat$HomeTeamWinnipeg`
  )

write.csv(model_subset18, "data/model_subset18.csv")

## 2019-2020
# loading data
nhl_2019 <- readxl::read_xlsx("data/nhl odds 2019-20.xlsx")

# trade deadline and date indicator variables
nhl_2019 <-
  nhl_2019 %>%
  mutate(Deadline = as.numeric(Date %in% c(224:929)),
         Year = as.numeric(Date %in% c(101:929)))

# adding date variable
nhl_2019 <-
  nhl_2019 %>%
  mutate(Date = ifelse(Year == 0, paste(2019, Date, sep = ""),
                       paste(2020, Date, sep = "0")))

# convert date into a "date"
nhl_2019 <-
  nhl_2019 %>%
  mutate(Date = lubridate::ymd(Date))

# taking out playoff games
nhl_2019 <-
  nhl_2019 %>%
  filter(Date < "2020-8-01")

# making ID variable for game
nhl_2019$ID <- seq.int(nrow(nhl_2019))
nhl_2019 <-
  nhl_2019 %>%
  mutate(ID = as.integer(ID),
         ID = ID / 2,
         ID = ceiling(ID))

# indicator variable for days since trade deadline
nhl_2019 <-
  nhl_2019 %>%
  mutate(Deadline2 = Date - lubridate::ymd(20200224))

# make data wider - each row is one game
nhl_2019_home <- nhl_2019 %>%
  filter(VH == "H")
nhl_2019_away <- nhl_2019 %>%
  filter(VH == "V")
nhl_2019_wide<-bind_cols(nhl_2019_home,nhl_2019_away)

# tidy wider data
nhl_2019_wide <- 
  nhl_2019_wide[, c(1, 2, 22, 3, 4, 24, 5,
                    25, 6, 26, 7, 27, 8, 28,
                    9, 29, 10, 30, 11, 31, 12,
                    32, 13, 33, 14, 34, 15, 35,
                    16, 36, 17, 18, 19, 20, 21,
                    23, 37, 38, 39, 40)]

nhl_2019_neat <- 
  nhl_2019_wide[-c(4, 24, 27, 35:40)]

nhl_2019_neat <-
  nhl_2019_neat %>%
  rename("Date" = Date...1,
         "Rot Home Team" = Rot...2,
         "HomeTeam" =Team...4,
         "1st Home Team Goals" = `1st...5`,
         "2nd Home Team Goals" = `2nd...6`,
         "3rd Home Team Goals" = `3rd...7`,
         "FinalHome" = Final...8,
         "Open Home Team" = Open...9,
         "CloseHomeTeam" = Close...10,
         "Puck Line Home Team" = `PuckLine...11`,
         "Open OU" = `OpenOU...13`,
         "Close OU" = `CloseOU...35`,
         "DeadlineInd" = Deadline...17,
         "Year" = Year...18,
         "Game ID" = ID...19,
         "DeadlineDays" = Deadline2...20,
         "Rot Away Team" = Rot...22,
         "AwayTeam" =Team...24,
         "1st Away Team Goals" = `1st...25`,
         "2nd Away Team Goals" = `2nd...26`,
         "3rd Away Team Goals" = `3rd...27`,
         "FinalAway" = Final...28,
         "Open Away Team" = Open...29,
         "CloseAwayTeam" = Close...30,
         "Puck Line Away Team" = `PuckLine...31`,
  )

# Market Probabilities
nhl_2019_neat <-
  nhl_2019_neat %>%
  mutate(BoundaryProbHome = ifelse(CloseHomeTeam >= 100, 100/(CloseHomeTeam + 100), abs(CloseHomeTeam) / (100 + abs(CloseHomeTeam)))) 

nhl_2019_neat <-
  nhl_2019_neat %>%
  mutate(BoundaryProbAway = ifelse(CloseAwayTeam >= 100, 100/(CloseAwayTeam + 100), abs(CloseAwayTeam) / (100 + abs(CloseAwayTeam)))) 

nhl_2019 <- 
  nhl_2019 %>%
  mutate(BoundaryProb = ifelse(Close >= 100, 100/(Close + 100), abs(Close) / (100 + abs(Close)))) 

nhl_2019_neat <-
  nhl_2019_neat %>%
  mutate(BoundaryProbHome2 = BoundaryProbHome / (BoundaryProbHome + BoundaryProbAway),
         BoundaryProbAway2 = BoundaryProbAway / (BoundaryProbAway + BoundaryProbHome))

# Replacing error
nhl_2019_neat$HomeTeam = 
  str_replace(nhl_2019_neat$HomeTeam, "Arizonas",
              "Arizona")

# Making Model Matrix for Home Team Effect
h119 = model.matrix(~-1+nhl_2019_neat$HomeTeam)
a119 = model.matrix(~-1+nhl_2019_neat$AwayTeam)
h1a119 = h119-a119
h1a1_df19 <- as.data.frame(h1a119)
h1a1_df19 <-
  h1a1_df19 %>%
  mutate(ID = row_number())

# Linear Model
nhl_2019_neat <-
  nhl_2019_neat %>%
  mutate(DeadlineDays = as.numeric(DeadlineDays))

homeandaway_lm19 <- lm(BoundaryProbHome2 ~ h1a119 + DeadlineInd +
                         DeadlineDays + h1a119 * DeadlineInd + 
                         h1a119 * DeadlineDays + 
                         h1a119 * DeadlineInd * DeadlineDays,
                       data = nhl_2019_neat)

summary(homeandaway_lm19)

plot(homeandaway_lm19)

## Calculating who won/lost trade deadline: Lasso Model
tidy_coef19 <- tidy(homeandaway_lm19)

# constructing lasso model
nhl_2019_neat <- 
  nhl_2019_neat %>%
  mutate(ID = row_number())

model_subset19 <-
  nhl_2019_neat %>%
  select("BoundaryProbHome2", "DeadlineInd",
         "DeadlineDays", "ID")

model_subset19 <-
  left_join(model_subset19, h1a1_df19, by = "ID")

model_subset19 <- subset(model_subset19, select = -ID)

# using model.matrix() function
model_y19 <-
  model_subset19$BoundaryProbHome2

model_x19 <- model.matrix(BoundaryProbHome2 ~ 
                            h1a119 + DeadlineInd + 
                            DeadlineDays + 
                            h1a119 * DeadlineInd + 
                            h1a119 * DeadlineDays + 
                            h1a119 * DeadlineInd * DeadlineDays,
                          data = model_subset19)[,-1]

# Lasso regression
fit_lasso_cv19 <- cv.glmnet(model_x19, model_y19, 
                            alpha = 1)

# finding who won/lost the trade deadline LASSO
tidy_coeffs19 <- coef(fit_lasso_cv19, s = "lambda.1se")
tidy_lasso_coef19 <- data.frame(name = tidy_coeffs19@Dimnames[[1]][tidy_coeffs19@i + 1], 
                                coefficient = tidy_coeffs19@x)

tidy_lasso_coef19 <- rename(tidy_lasso_coef19, term = name)

tidy_lasso_coef19_tot <- left_join(tidy_coef19, tidy_lasso_coef19, by = "term")
tidy_lasso_coef19_2 <- tidy_lasso_coef19_tot[-c(2:5)] 
tidy_lasso_coef19_2[is.na(tidy_lasso_coef19_2)] = 0

# transposing df
tidy_lasso_coef19_2 <- t(tidy_lasso_coef19_2)
tidy_lasso_coef19_2 <- as.data.frame(tidy_lasso_coef19_2)

# tidying names
names(tidy_lasso_coef19_2) <- tidy_lasso_coef19_2[1,]
tidy_lasso_coef19_2 <- tidy_lasso_coef19_2[-1,]

# split by coefficients
hometeams <- tidy_lasso_coef19_2 %>%
  select(1:32)
deadlineind <- tidy_lasso_coef19_2 %>%
  select(DeadlineInd, 35:65)
deadlinedays <- tidy_lasso_coef19_2 %>%
  select(DeadlineDays, 66:96)
interaction <- tidy_lasso_coef19_2 %>%
  select(97:128)

# making data longer
hometeams2 <- gather(hometeams, Team, intercept, 2:32)
deadlineind2 <- gather(deadlineind, Team, deadline_indicator, 2:32)
deadlinedays2 <- gather(deadlinedays, Team, deadline_days, 2:32)
interaction2 <- gather(interaction, Team, deadline_interaction, 2:32)

# binding data set together
tidy_lasso_coef19_3 <- cbind(hometeams2, deadlineind2, deadlinedays2, interaction2)

# setting NAs to 0
tidy_lasso_coef19_3[is.na(tidy_lasso_coef19_3)] <- 0

# tidying
tidy_lasso_coef19_clean <- tidy_lasso_coef19_3[,-c(5,8,11)]
names(tidy_lasso_coef19_clean)[1] <- "main_intercept"

tidy_lasso_coef19_clean<-
  tidy_lasso_coef19_clean %>%
  mutate(
    main_intercept = as.numeric(main_intercept),
    intercept = as.numeric(intercept),
    DeadlineInd = as.numeric(DeadlineInd),
    deadline_indicator = as.numeric(deadline_indicator),
    DeadlineDays = as.numeric(DeadlineDays),
    deadline_days = as.numeric(deadline_days),
    `DeadlineInd:DeadlineDays` = as.numeric(`DeadlineInd:DeadlineDays`),
    deadline_interaction = as.numeric(deadline_interaction),
  )

tidy_lasso_coef19_fin <-
  tidy_lasso_coef19_clean %>%
  mutate(
    beforedeadline = main_intercept + intercept,
    atdeadline = main_intercept + intercept + (DeadlineInd + deadline_indicator),
    predictedend = main_intercept + intercept + (DeadlineInd + deadline_indicator) + 16 * (DeadlineDays + deadline_days + `DeadlineInd:DeadlineDays` + deadline_interaction),
    firstlinepredictedend = main_intercept + intercept + 16 * (DeadlineDays + deadline_days),
    diffat0 = atdeadline - beforedeadline,
    diffat40 = predictedend - firstlinepredictedend
  )





# saving data frame of coefficients
write.csv(tidy_lasso_coef19_fin, "data/coefs2019.csv")
write.csv(nhl_2019_neat, "data/nhl_2019_neat.csv")


# creating a "model" dataset including home team effect and Boundary Prob
h1a1_df19 <- as.data.frame(h1a119)
nhl_2019_neat <- 
  nhl_2019_neat %>%
  mutate(ID = row_number())
h1a1_df19 <-
  h1a1_df19 %>%
  mutate(ID = row_number())

model_subset19 <-
  nhl_2019_neat %>%
  select("BoundaryProbHome2", "BoundaryProbAway2", 
         "HomeTeam", 
         "AwayTeam",
         "DeadlineInd", 
         "DeadlineDays", "ID")

model_subset19 <- left_join(model_subset19, h1a1_df19,
                            by = "ID")

model_subset19 <- subset(model_subset19, select = -ID)

model_subset19 <-
  model_subset19 %>%
  mutate(DeadlineDays = as.numeric(DeadlineDays))

model_subset19 <-
  model_subset19 %>%
  rename("Anaheim" = `nhl_2019_neat$HomeTeamAnaheim`,
         "Arizona" = `nhl_2019_neat$HomeTeamArizona`,
         "Boston" =`nhl_2019_neat$HomeTeamBoston`,
         "Buffalo" = `nhl_2019_neat$HomeTeamBuffalo`,
         "Calgary" = `nhl_2019_neat$HomeTeamCalgary`,
         "Carolina" = `nhl_2019_neat$HomeTeamCarolina`,
         "Chicago" = `nhl_2019_neat$HomeTeamChicago`,
         "Colorado" = `nhl_2019_neat$HomeTeamColorado`,
         "Columbus" = `nhl_2019_neat$HomeTeamColumbus`,
         "Dallas" = `nhl_2019_neat$HomeTeamDallas`,
         "Detroit" = `nhl_2019_neat$HomeTeamDetroit`,
         "Edmonton" = `nhl_2019_neat$HomeTeamEdmonton`,
         "Florida" = `nhl_2019_neat$HomeTeamFlorida`,
         "LosAngeles" = `nhl_2019_neat$HomeTeamLosAngeles`,
         "Minnesota" = `nhl_2019_neat$HomeTeamMinnesota`,
         "Montreal" = `nhl_2019_neat$HomeTeamMontreal`,
         "Nashville" = `nhl_2019_neat$HomeTeamNashville`,
         "NewJersey" =`nhl_2019_neat$HomeTeamNewJersey`,
         "NYIslanders" = `nhl_2019_neat$HomeTeamNYIslanders`,
         "NYRangers" = `nhl_2019_neat$HomeTeamNYRangers`,
         "Ottawa" = `nhl_2019_neat$HomeTeamOttawa`,
         "Philadelphia" = `nhl_2019_neat$HomeTeamPhiladelphia`,
         "Pittsburgh" = `nhl_2019_neat$HomeTeamPittsburgh`,
         "SanJose" = `nhl_2019_neat$HomeTeamSanJose`,
         "St.Louis" = `nhl_2019_neat$HomeTeamSt.Louis`,
         "TampaBay" = `nhl_2019_neat$HomeTeamTampaBay`,
         "Toronto" = `nhl_2019_neat$HomeTeamToronto`,
         "Vancouver" = `nhl_2019_neat$HomeTeamVancouver`,
         "Vegas" = `nhl_2019_neat$HomeTeamVegas`,
         "Washington" = `nhl_2019_neat$HomeTeamWashington`,
         "Winnipeg" = `nhl_2019_neat$HomeTeamWinnipeg`
  )

write.csv(model_subset19, "data/model_subset19.csv")

## 2020-2021
# loading data
nhl_2021 <- readxl::read_xlsx("data/nhl odds 2021.xlsx")

# trade deadline and date indicator variables
nhl_2021 <-
  nhl_2021 %>%
  mutate(Deadline = as.numeric(Date %in% c(412:707)),
         Year = as.numeric(Date %in% c(113:707)))

# adding date variable
nhl_2021 <-
  nhl_2021 %>%
  mutate(Date = ifelse(Year == 0, paste(2020, Date, sep = ""),
                       paste(2021, Date, sep = "0")))

# convert date into a "date"
nhl_2021 <-
  nhl_2021 %>%
  mutate(Date = lubridate::ymd(Date))

# taking out playoff games
nhl_2021 <-
  nhl_2021 %>%
  filter(Date < "2021-5-15")

# making ID variable for game
nhl_2021$ID <- seq.int(nrow(nhl_2021))
nhl_2021 <-
  nhl_2021 %>%
  mutate(ID = as.integer(ID),
         ID = ID / 2,
         ID = ceiling(ID))

# indicator variable for days since trade deadline
nhl_2021 <-
  nhl_2021 %>%
  mutate(Deadline2 = Date - lubridate::ymd(20210412))

# make data wider - each row is one game
nhl_2021_home <- nhl_2021 %>%
  filter(VH == "H")
nhl_2021_away <- nhl_2021 %>%
  filter(VH == "V")
nhl_2021_wide<-bind_cols(nhl_2021_home,nhl_2021_away)

# tidy wider data
nhl_2021_wide <- 
  nhl_2021_wide[, c(1, 2, 22, 3, 4, 24, 5,
                    25, 6, 26, 7, 27, 8, 28,
                    9, 29, 10, 30, 11, 31, 12,
                    32, 13, 33, 14, 34, 15, 35,
                    16, 36, 17, 18, 19, 20, 21,
                    23, 37, 38, 39, 40)]

nhl_2021_neat <- 
  nhl_2021_wide[-c(4, 24, 27, 35:40)]

nhl_2021_neat <-
  nhl_2021_neat %>%
  rename("Date" = Date...1,
         "Rot Home Team" = Rot...2,
         "HomeTeam" =Team...4,
         "1st Home Team Goals" = `1st...5`,
         "2nd Home Team Goals" = `2nd...6`,
         "3rd Home Team Goals" = `3rd...7`,
         "FinalHome" = Final...8,
         "Open Home Team" = Open...9,
         "CloseHomeTeam" = Close...10,
         "Puck Line Home Team" = `PuckLine...11`,
         "Open OU" = `OpenOU...13`,
         "Close OU" = `CloseOU...35`,
         "DeadlineInd" = Deadline...17,
         "Year" = Year...18,
         "Game ID" = ID...19,
         "DeadlineDays" = Deadline2...20,
         "Rot Away Team" = Rot...22,
         "AwayTeam" =Team...24,
         "1st Away Team Goals" = `1st...25`,
         "2nd Away Team Goals" = `2nd...26`,
         "3rd Away Team Goals" = `3rd...27`,
         "FinalAway" = Final...28,
         "Open Away Team" = Open...29,
         "CloseAwayTeam" = Close...30,
         "Puck Line Away Team" = `PuckLine...31`,
  )

# Market Probabilities
nhl_2021_neat <-
  nhl_2021_neat %>%
  mutate(BoundaryProbHome = ifelse(CloseHomeTeam >= 100, 100/(CloseHomeTeam + 100), abs(CloseHomeTeam) / (100 + abs(CloseHomeTeam)))) 

nhl_2021_neat <-
  nhl_2021_neat %>%
  mutate(BoundaryProbAway = ifelse(CloseAwayTeam >= 100, 100/(CloseAwayTeam + 100), abs(CloseAwayTeam) / (100 + abs(CloseAwayTeam)))) 

nhl_2021 <- 
  nhl_2021 %>%
  mutate(BoundaryProb = ifelse(Close >= 100, 100/(Close + 100), abs(Close) / (100 + abs(Close)))) 

nhl_2021_neat <-
  nhl_2021_neat %>%
  mutate(BoundaryProbHome2 = BoundaryProbHome / (BoundaryProbHome + BoundaryProbAway),
         BoundaryProbAway2 = BoundaryProbAway / (BoundaryProbAway + BoundaryProbHome))

# Making Model Matrix for Home Team Effect
h121 = model.matrix(~-1+nhl_2021_neat$HomeTeam)
a121 = model.matrix(~-1+nhl_2021_neat$AwayTeam)
h1a121 = h121-a121
h1a1_df21 <- as.data.frame(h1a121)
h1a1_df21 <-
  h1a1_df21 %>%
  mutate(ID = row_number())

# Linear Model
nhl_2021_neat <-
  nhl_2021_neat %>%
  mutate(DeadlineDays = as.numeric(DeadlineDays))

homeandaway_lm21 <- lm(BoundaryProbHome2 ~ h1a121 + DeadlineInd +
                         DeadlineDays + h1a121 * DeadlineInd + 
                         h1a121 * DeadlineDays + 
                         h1a121 * DeadlineInd * DeadlineDays,
                       data = nhl_2021_neat)

summary(homeandaway_lm21)

plot(homeandaway_lm21)

## Calculating who won/lost trade deadline: Lasso Model
tidy_coef21 <- tidy(homeandaway_lm21)

# constructing lasso model
nhl_2021_neat <- 
  nhl_2021_neat %>%
  mutate(ID = row_number())

model_subset21 <-
  nhl_2021_neat %>%
  select("BoundaryProbHome2", "DeadlineInd",
         "DeadlineDays", "ID")

model_subset21 <-
  left_join(model_subset21, h1a1_df21, by = "ID")

model_subset21 <- subset(model_subset21, select = -ID)

# using model.matrix() function
model_y21 <-
  model_subset21$BoundaryProbHome2

model_x21 <- model.matrix(BoundaryProbHome2 ~ 
                            h1a121 + DeadlineInd + 
                            DeadlineDays + 
                            h1a121 * DeadlineInd + 
                            h1a121 * DeadlineDays + 
                            h1a121 * DeadlineInd * DeadlineDays,
                          data = model_subset21)[,-1]

# Lasso regression
fit_lasso_cv21 <- cv.glmnet(model_x21, model_y21, 
                            alpha = 1)

# finding who won/lost the trade deadline LASSO
tidy_coeffs21 <- coef(fit_lasso_cv21, s = "lambda.1se")
tidy_lasso_coef21 <- data.frame(name = tidy_coeffs21@Dimnames[[1]][tidy_coeffs21@i + 1], 
                                coefficient = tidy_coeffs21@x)

tidy_lasso_coef21 <- rename(tidy_lasso_coef21, term = name)

tidy_lasso_coef21_tot <- left_join(tidy_coef21, tidy_lasso_coef21, by = "term")
tidy_lasso_coef21_2 <- tidy_lasso_coef21_tot[-c(2:5)] 
tidy_lasso_coef21_2[is.na(tidy_lasso_coef21_2)] = 0

# transposing df
tidy_lasso_coef21_2 <- t(tidy_lasso_coef21_2)
tidy_lasso_coef21_2 <- as.data.frame(tidy_lasso_coef21_2)

# tidying names
names(tidy_lasso_coef21_2) <- tidy_lasso_coef21_2[1,]
tidy_lasso_coef21_2 <- tidy_lasso_coef21_2[-1,]

# split by coefficients
hometeams <- tidy_lasso_coef21_2 %>%
  select(1:32)
deadlineind <- tidy_lasso_coef21_2 %>%
  select(DeadlineInd, 35:65)
deadlinedays <- tidy_lasso_coef21_2 %>%
  select(DeadlineDays, 66:96)
interaction <- tidy_lasso_coef21_2 %>%
  select(97:128)

# making data longer
hometeams2 <- gather(hometeams, Team, intercept, 2:32)
deadlineind2 <- gather(deadlineind, Team, deadline_indicator, 2:32)
deadlinedays2 <- gather(deadlinedays, Team, deadline_days, 2:32)
interaction2 <- gather(interaction, Team, deadline_interaction, 2:32)

# binding data set together
tidy_lasso_coef21_3 <- cbind(hometeams2, deadlineind2, deadlinedays2, interaction2)

# setting NAs to 0
tidy_lasso_coef21_3[is.na(tidy_lasso_coef21_3)] <- 0

# tidying
tidy_lasso_coef21_clean <- tidy_lasso_coef21_3[,-c(5,8,11)]
names(tidy_lasso_coef21_clean)[1] <- "main_intercept"

tidy_lasso_coef21_clean<-
  tidy_lasso_coef21_clean %>%
  mutate(
    main_intercept = as.numeric(main_intercept),
    intercept = as.numeric(intercept),
    DeadlineInd = as.numeric(DeadlineInd),
    deadline_indicator = as.numeric(deadline_indicator),
    DeadlineDays = as.numeric(DeadlineDays),
    deadline_days = as.numeric(deadline_days),
    `DeadlineInd:DeadlineDays` = as.numeric(`DeadlineInd:DeadlineDays`),
    deadline_interaction = as.numeric(deadline_interaction),
  )

tidy_lasso_coef21_fin <-
  tidy_lasso_coef21_clean %>%
  mutate(
    beforedeadline = main_intercept + intercept,
    atdeadline = main_intercept + intercept + (DeadlineInd + deadline_indicator),
    predictedend = main_intercept + intercept + (DeadlineInd + deadline_indicator) + 32 * (DeadlineDays + deadline_days + `DeadlineInd:DeadlineDays` + deadline_interaction),
    firstlinepredictedend = main_intercept + intercept + 32 * (DeadlineDays + deadline_days),
    diffat0 = atdeadline - beforedeadline,
    diffat40 = predictedend - firstlinepredictedend
  )





# saving data frame of coefficients
write.csv(tidy_lasso_coef21_fin, "data/coefs2021.csv")
write.csv(nhl_2021_neat, "data/nhl_2021_neat.csv")


# creating a "model" dataset including home team effect and Boundary Prob
h1a1_df21 <- as.data.frame(h1a121)
nhl_2021_neat <- 
  nhl_2021_neat %>%
  mutate(ID = row_number())
h1a1_df21 <-
  h1a1_df21 %>%
  mutate(ID = row_number())

model_subset21 <-
  nhl_2021_neat %>%
  select("BoundaryProbHome2", "BoundaryProbAway2", 
         "HomeTeam", 
         "AwayTeam",
         "DeadlineInd", 
         "DeadlineDays", "ID")

model_subset21 <- left_join(model_subset21, h1a1_df21,
                            by = "ID")

model_subset21 <- subset(model_subset21, select = -ID)

model_subset21 <-
  model_subset21 %>%
  mutate(DeadlineDays = as.numeric(DeadlineDays))

model_subset21 <-
  model_subset21 %>%
  rename("Anaheim" = `nhl_2021_neat$HomeTeamAnaheim`,
         "Arizona" = `nhl_2021_neat$HomeTeamArizona`,
         "Boston" =`nhl_2021_neat$HomeTeamBoston`,
         "Buffalo" = `nhl_2021_neat$HomeTeamBuffalo`,
         "Calgary" = `nhl_2021_neat$HomeTeamCalgary`,
         "Carolina" = `nhl_2021_neat$HomeTeamCarolina`,
         "Chicago" = `nhl_2021_neat$HomeTeamChicago`,
         "Colorado" = `nhl_2021_neat$HomeTeamColorado`,
         "Columbus" = `nhl_2021_neat$HomeTeamColumbus`,
         "Dallas" = `nhl_2021_neat$HomeTeamDallas`,
         "Detroit" = `nhl_2021_neat$HomeTeamDetroit`,
         "Edmonton" = `nhl_2021_neat$HomeTeamEdmonton`,
         "Florida" = `nhl_2021_neat$HomeTeamFlorida`,
         "LosAngeles" = `nhl_2021_neat$HomeTeamLosAngeles`,
         "Minnesota" = `nhl_2021_neat$HomeTeamMinnesota`,
         "Montreal" = `nhl_2021_neat$HomeTeamMontreal`,
         "Nashville" = `nhl_2021_neat$HomeTeamNashville`,
         "NewJersey" =`nhl_2021_neat$HomeTeamNewJersey`,
         "NYIslanders" = `nhl_2021_neat$HomeTeamNYIslanders`,
         "NYRangers" = `nhl_2021_neat$HomeTeamNYRangers`,
         "Ottawa" = `nhl_2021_neat$HomeTeamOttawa`,
         "Philadelphia" = `nhl_2021_neat$HomeTeamPhiladelphia`,
         "Pittsburgh" = `nhl_2021_neat$HomeTeamPittsburgh`,
         "SanJose" = `nhl_2021_neat$HomeTeamSanJose`,
         "St.Louis" = `nhl_2021_neat$HomeTeamSt.Louis`,
         "TampaBay" = `nhl_2021_neat$HomeTeamTampaBay`,
         "Toronto" = `nhl_2021_neat$HomeTeamToronto`,
         "Vancouver" = `nhl_2021_neat$HomeTeamVancouver`,
         "Vegas" = `nhl_2021_neat$HomeTeamVegas`,
         "Washington" = `nhl_2021_neat$HomeTeamWashington`,
         "Winnipeg" = `nhl_2021_neat$HomeTeamWinnipeg`
  )

write.csv(model_subset21, "data/model_subset21.csv")
